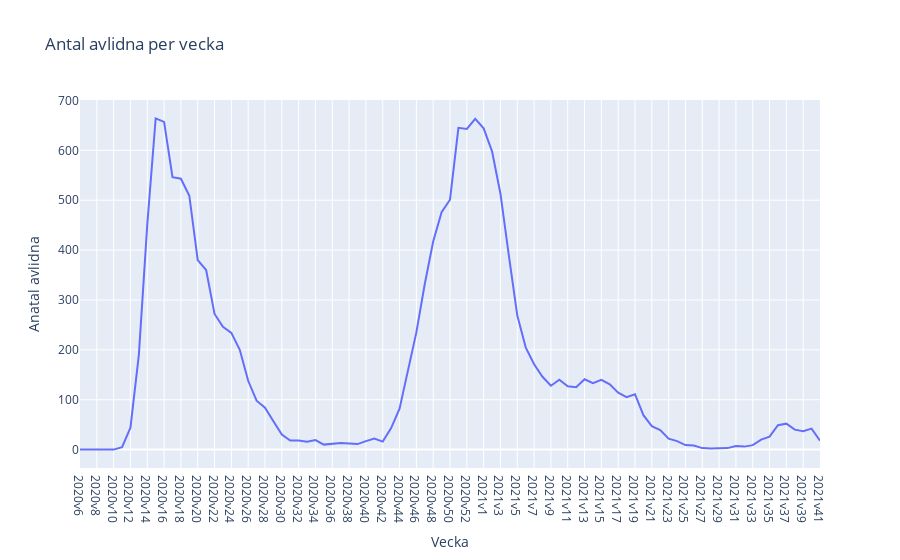

This figure's notebook cell:
### Markdown cell above
## c) - f) Plotly express

### Code cell
from data_utils import px_line

# deaths per week
px_line(covid19, "Vecka", "Antal_avlidna_vecka", "Antal avlidna per vecka", {"Antal_avlidna_vecka" : "Anatal avlidna"}, "Visualiseringar/Antal_avlidna_per_vecka.html")

### Figure 1 — Plotly figure (JSON) as saved in the notebook; plotly's stock layout.template omitted (floating-point values rounded to 4 significant figures)
{"data": [{"hovertemplate": "Vecka=%{x}<br>Anatal avlidna=%{y}<extra></extra>", "legendgroup": "", "line": {"color": "#636efa", "dash": "solid"}, "marker": {"symbol": "circle"}, "mode": "lines", "name": "", "orientation": "v", "showlegend": false, "type": "scatter", "x": ["2020v6", "2020v7", "2020v8", "2020v9", "2020v10", "2020v11", "2020v12", "2020v13", "2020v14", "2020v15", "2020v16", "2020v17", "2020v18", "2020v19", "2020v20", "2020v21", "2020v22", "2020v23", "2020v24", "2020v25", "2020v26", "2020v27", "2020v28", "2020v29", "2020v30", "2020v31", "2020v32", "2020v33", "2020v34", "2020v35", "2020v36", "2020v37", "2020v38", "2020v39", "2020v40", "2020v41", "2020v42", "2020v43", "2020v44", "2020v45", "2020v46", "2020v47", "2020v48", "2020v49", "2020v50", "2020v51", "2020v52", "2020v53", "2021v1", "2021v2", "2021v3", "2021v4", "2021v5", "2021v6", "2021v7", "2021v8", "2021v9", "2021v10", "2021v11", "2021v12", "2021v13", "2021v14", "2021v15", "2021v16", "2021v17", "2021v18", "2021v19", "2021v20", "2021v21", "2021v22", "2021v23", "2021v24", "2021v25", "2021v26", "2021v27", "2021v28", "2021v29", "2021v30", "2021v31", "2021v32", "2021v33", "2021v34", "2021v35", "2021v36", "2021v37", "2021v38", "2021v39", "2021v40", "2021v41"], "xaxis": "x", "y": [0, 0, 0, 0, 0, 5, 44, 190, 451, 664, 657, 546, 543, 509, 380, 360, 272, 246, 234, 200, 138, 98, 84, 57, 30, 18, 18, 16, 19, 10, 12, 13, 12, 11, 17, 22, 16, 43, 82, 157, 235, 332, 417, 476, 501, 645, 643, 663, 644, 598, 513, 389, 269, 205, 171, 146, 128, 140, 127, 125, 141, 133, 140, 131, 114, 105, 111, 69, 47, 39, 22, 17, 9, 8, 3, 2, 3, 3, 7, 6, 9, 20, 26, 49, 52, 40, 37, 42, 18], "yaxis": "y"}], "layout": {"legend": {"tracegroupgap": 0}, "title": {"text": "Antal avlidna per vecka"}, "xaxis": {"anchor": "y", "domain": [0, 1], "title": {"text": "Vecka"}}, "yaxis": {"anchor": "x", "domain": [0, 1], "title": {"text": "Anatal avlidna"}}}}
